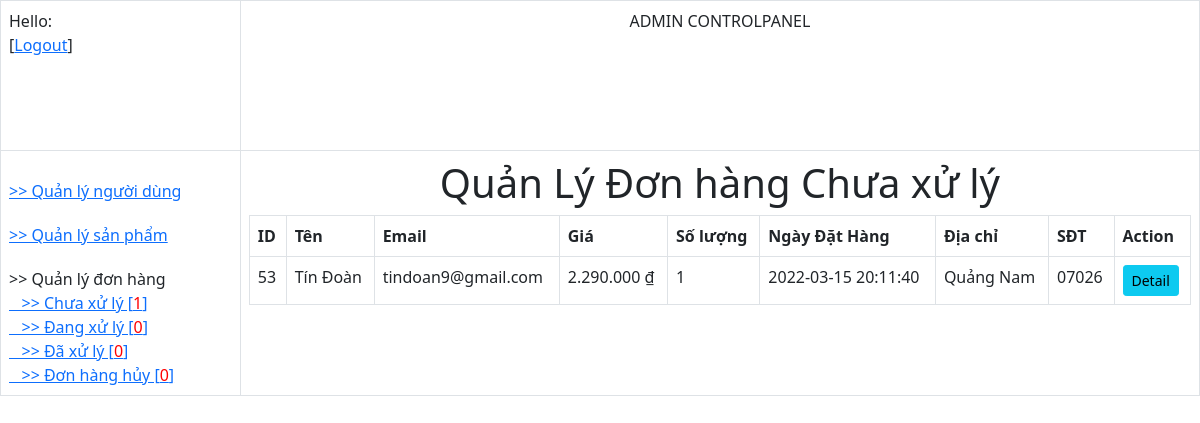
Screenshot of /dashboard/doc/admincontrolpanel.php?option=order&status=1 with the database file from the repository.
### tables this page shows
CREATE TABLE `orderdetail` (
  `productid` int(11) NOT NULL,
  `orderid` int(11) NOT NULL,
  `number` int(11) NOT NULL,
  `price` int(11) NOT NULL
);

CREATE TABLE `orders` (
  `id` int(11) NOT NULL,
  `ordermethodid` int(11) NOT NULL,
  `memberid` int(11) NOT NULL,
  `ordate` datetime NOT NULL DEFAULT current_timestamp(),
  `status` tinyint(1) NOT NULL DEFAULT 1,
  `name` varchar(150) NOT NULL,
  `address` varchar(250) NOT NULL,
  `mobile` varchar(10) NOT NULL,
  `email` varchar(50) DEFAULT NULL,
  `note` varchar(200) NOT NULL
);

### dashboard/controller/controll_orders.php (called while the page is built, shortened)
<?php
include "../model/database.php";
	$status=$_GET['status'];
	$query = "SELECT * FROM orders JOIN orderdetail WHERE status=".$_GET['status'];
	$result=$connect->query($query);
 ?>

### dashboard/doc/orders_manage.php (the view, shortened to what this page needs)
<?php include "../controller/controll_orders.php"; ?>
<!DOCTYPE html>
<html>
<head>
	<link href="https://cdn.jsdelivr.net/npm/bootstrap@5.0.1/dist/css/bootstrap.min.css" rel="stylesheet">
<link rel="stylesheet" href="https://cdn.jsdelivr.net/npm/bootstrap-icons@1.5.0/font/bootstrap-icons.css">
</head>
<body>
	<table class="table table-bordered">
		<h1 class="name">Quản Lý Đơn hàng <?=$status==1?'Chưa xử lý':($status==2?'Đang xử lý':($status==3?'Đã xử lý':'Hủy'))?></h1>
		<thead>
			<tr>
				<th>ID</th>
				<th>Tên</th>
				<th>Email</th>
				<th>Giá</th>
				<th>Số lượng</th>
				<th>Ngày Đặt Hàng</th>
				<th>Địa chỉ</th>
				<th>SĐT</th>
				<th>Action</th>
			</tr>
		</thead>
		<tbody>
			<?php foreach ($result as $item):?>
				<tr>
					<td><?=$item['id']?></td>
					<td><?=$item['name']?></td>
					<td><?=$item['email']?></td>
					<td><?=number_format($item['price'],0,',','.' )?> ₫</td>
					<td><?=$item['number']?></td>
					<td><?=$item['ordate']?></td>
					<td><?=$item['address']?></td>
					<td><?=$item['mobile']?></td>
					<td><a class="btn btn-sm btn-info" href="../doc/order_detail.php?id=<?=$item['id']?>">Detail</a></td>
				</tr>
			<?php
			endforeach;
			?>
		</tbody>
	</table>
</body>
</html>

### dashboard/doc/orders_manage.php (style rules this page uses)
.name { text-align: center; }

### rows the page displays
orderdetail: orderid "53", orderid.name "Tín Đoàn", orderid.email "tindoan9@gmail.com", price "2.290.000", number "1", orderid.ordate "2022-03-15 20:11:40", orderid.address "Quảng Nam", orderid.mobile "07026"

### other values shown
$chuaXuLy "1"
$dangXuLy "0"
$daXuLy "0"
$huy "0"
